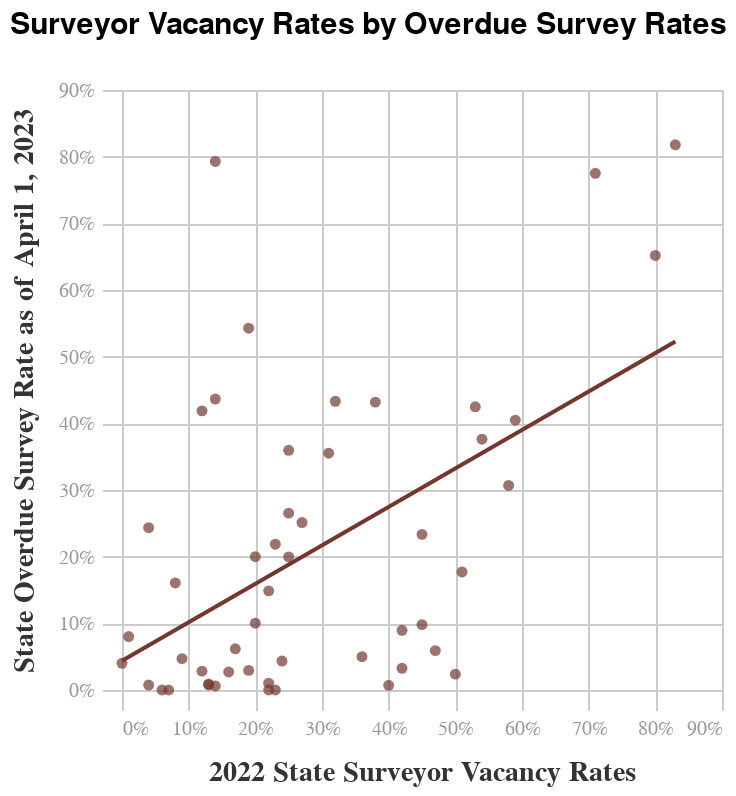

This figure's notebook cell:
### Code cell
vacancy_overdue_chart = alt.Chart(vacancy_overdue_df).mark_circle(color='#74372F').encode(alt.X('2022_prop_vacancy', title='2022 State Surveyor Vacancy Rates', axis=alt.Axis(format='%')), 
                                                                          alt.Y('prop_overdue',title='State Overdue Survey Rate as of April 1, 2023', axis=alt.Axis(format='%')
                                                                               ))
# state_labels = vacancy_overdue_chart.mark_text(fontSize=7).encode(text='state_code')
vacancy_overdue_chart = vacancy_overdue_chart + vacancy_overdue_chart.transform_regression('2022_prop_vacancy','prop_overdue').mark_line(color='#74372F')
vacancy_overdue_chart = vacancy_overdue_chart.properties(background='white', title=alt.TitleParams(text='Surveyor Vacancy Rates by Overdue Survey Rates', fontSize=15))
vacancy_overdue_chart.save('/Users/ghazalin/NH_inspections_static/images/surveyor_vacancy_by_overdue_survey_scatter.svg')
display(vacancy_overdue_chart)

### Figure 1 — Vega specification as saved in the notebook (floating-point values rounded to 4 significant figures)
{"$schema": "https://vega.github.io/schema/vega/v5.json", "data": [{"name": "source_0", "values": [{"State": "Alabama", "state_code": "AL", "2002_prop_vacancy": "0.1", "2022_prop_vacancy": 0.8, "overdue_ind": 146, "NH_count": 224, "prop_overdue": 0.6518, "_merge": "both"}, {"State": "Alaska", "state_code": "AK", "2002_prop_vacancy": "0.22", "2022_prop_vacancy": 0.36, "overdue_ind": 1, "NH_count": 20, "prop_overdue": 0.05, "_merge": "both"}, {"State": "Arizona", "state_code": "AZ", "2002_prop_vacancy": "0.24", "2022_prop_vacancy": 0.4, "overdue_ind": 1, "NH_count": 142, "prop_overdue": 0.007042, "_merge": "both"}, {"State": "Arkansas", "state_code": "AR", "2002_prop_vacancy": "0.2", "2022_prop_vacancy": 0.47, "overdue_ind": 13, "NH_count": 220, "prop_overdue": 0.05909, "_merge": "both"}, {"State": "California", "state_code": "CA", "2002_prop_vacancy": "0.06", "2022_prop_vacancy": 0.14, "overdue_ind": 508, "NH_count": 1164, "prop_overdue": 0.4364, "_merge": "both"}, {"State": "Colorado", "state_code": "CO", "2002_prop_vacancy": "0.17", "2022_prop_vacancy": 0.27, "overdue_ind": 53, "NH_count": 211, "prop_overdue": 0.2512, "_merge": "both"}, {"State": "Connecticut", "state_code": "CT", "2002_prop_vacancy": "0.01", "2022_prop_vacancy": 0.32, "overdue_ind": 84, "NH_count": 194, "prop_overdue": 0.433, "_merge": "both"}, {"State": "Delaware", "state_code": "DE", "2002_prop_vacancy": "--", "2022_prop_vacancy": 0.38, "overdue_ind": 19, "NH_count": 44, "prop_overdue": 0.4318, "_merge": "both"}, {"State": "Florida", "state_code": "FL", "2002_prop_vacancy": "0.08", "2022_prop_vacancy": 0.25, "overdue_ind": 139, "NH_count": 696, "prop_overdue": 0.1997, "_merge": "both"}, {"State": "Georgia", "state_code": "GA", "2002_prop_vacancy": "0.14", "2022_prop_vacancy": 0.45, "overdue_ind": 35, "NH_count": 357, "prop_overdue": 0.09804, "_merge": "both"}, {"State": "Hawai’i", "state_code": "HI", "2002_prop_vacancy": "0.17", "2022_prop_vacancy": 0.5, "overdue_ind": 1, "NH_count": 42, "prop_overdue": 0.02381, "_merge": "both"}, {"State": "Idaho", "state_code": "ID", "2002_prop_vacancy": "0", "2022_prop_vacancy": 0.71, "overdue_ind": 62, "NH_count": 80, "prop_overdue": 0.775, "_merge": "both"}, {"State": "Illinois", "state_code": "IL", "2002_prop_vacancy": "0.05", "2022_prop_vacancy": 0.22, "overdue_ind": 7, "NH_count": 680, "prop_overdue": 0.01029, "_merge": "both"}, {"State": "Indiana", "state_code": "IN", "2002_prop_vacancy": "0.18", "2022_prop_vacancy": 0.01, "overdue_ind": 41, "NH_count": 511, "prop_overdue": 0.08023, "_merge": "both"}, {"State": "Iowa", "state_code": "IA", "2002_prop_vacancy": "0", "2022_prop_vacancy": 0.09, "overdue_ind": 19, "NH_count": 404, "prop_overdue": 0.04703, "_merge": "both"}, {"State": "Kansas", "state_code": "KS", "2002_prop_vacancy": "0.04", "2022_prop_vacancy": 0.51, "overdue_ind": 54, "NH_count": 305, "prop_overdue": 0.177, "_merge": "both"}, {"State": "Kentucky", "state_code": "KY", "2002_prop_vacancy": "0.17", "2022_prop_vacancy": 0.83, "overdue_ind": 220, "NH_count": 269, "prop_overdue": 0.8178, "_merge": "both"}, {"State": "Louisiana", "state_code": "LA", "2002_prop_vacancy": "0.06", "2022_prop_vacancy": 0.04, "overdue_ind": 2, "NH_count": 267, "prop_overdue": 0.007491, "_merge": "both"}, {"State": "Maine", "state_code": "ME", "2002_prop_vacancy": "0.09", "2022_prop_vacancy": 0.2, "overdue_ind": 16, "NH_count": 80, "prop_overdue": 0.2, "_merge": "both"}, {"State": "Maryland", "state_code": "MD", "2002_prop_vacancy": "0.09", "2022_prop_vacancy": 0.14, "overdue_ind": 176, "NH_count": 222, "prop_overdue": 0.7928, "_merge": "both"}, {"State": "Massachusetts", "state_code": "MA", "2002_prop_vacancy": "0.14", "2022_prop_vacancy": 0.04, "overdue_ind": 84, "NH_count": 345, "prop_overdue": 0.2435, "_merge": "both"}, {"State": "Michigan", "state_code": "MI", "2002_prop_vacancy": "0.05", "2022_prop_vacancy": 0.12, "overdue_ind": 12, "NH_count": 424, "prop_overdue": 0.0283, "_merge": "both"}, {"State": "Minnesota", "state_code": "MN", "2002_prop_vacancy": "0.17", "2022_prop_vacancy": 0.22, "overdue_ind": 51, "NH_count": 343, "prop_overdue": 0.1487, "_merge": "both"}, {"State": "Mississippi", "state_code": "MS", "2002_prop_vacancy": "--", "2022_prop_vacancy": 0.54, "overdue_ind": 76, "NH_count": 202, "prop_overdue": 0.3762, "_merge": "both"}, {"State": "Missouri", "state_code": "MO", "2002_prop_vacancy": "0.11", "2022_prop_vacancy": 0.12, "overdue_ind": 206, "NH_count": 492, "prop_overdue": 0.4187, "_merge": "both"}, {"State": "Montana", "state_code": "MT", "2002_prop_vacancy": "--", "2022_prop_vacancy": 0.23, "overdue_ind": 0, "NH_count": 59, "prop_overdue": 0.0, "_merge": "both"}, {"State": "Nebraska", "state_code": "NE", "2002_prop_vacancy": "0.06", "2022_prop_vacancy": 0.24, "overdue_ind": 8, "NH_count": 184, "prop_overdue": 0.04348, "_merge": "both"}, {"State": "Nevada", "state_code": "NV", "2002_prop_vacancy": "--", "2022_prop_vacancy": 0.42, "overdue_ind": 6, "NH_count": 67, "prop_overdue": 0.08955, "_merge": "both"}, {"State": "New Hampshire", "state_code": "NH", "2002_prop_vacancy": "0.12", "2022_prop_vacancy": 0.16, "overdue_ind": 2, "NH_count": 74, "prop_overdue": 0.02703, "_merge": "both"}, {"State": "New Jersey", "state_code": "NJ", "2002_prop_vacancy": "0.23", "2022_prop_vacancy": 0.53, "overdue_ind": 147, "NH_count": 346, "prop_overdue": 0.4249, "_merge": "both"}, {"State": "New Mexico", "state_code": "NM", "2002_prop_vacancy": "0.34", "2022_prop_vacancy": 0.19, "overdue_ind": 2, "NH_count": 68, "prop_overdue": 0.02941, "_merge": "both"}, {"State": "New York", "state_code": "NY", "2002_prop_vacancy": "0.04", "2022_prop_vacancy": 0.59, "overdue_ind": 244, "NH_count": 603, "prop_overdue": 0.4046, "_merge": "both"}, {"State": "North Carolina", "state_code": "NC", "2002_prop_vacancy": "0.18", "2022_prop_vacancy": 0.2, "overdue_ind": 42, "NH_count": 419, "prop_overdue": 0.1002, "_merge": "both"}, {"State": "North Dakota", "state_code": "ND", "2002_prop_vacancy": "--", "2022_prop_vacancy": 0.0, "overdue_ind": 3, "NH_count": 75, "prop_overdue": 0.04, "_merge": "both"}, {"State": "Ohio", "state_code": "OH", "2002_prop_vacancy": "0.05", "2022_prop_vacancy": 0.25, "overdue_ind": 334, "NH_count": 929, "prop_overdue": 0.3595, "_merge": "both"}, {"State": "Oklahoma", "state_code": "OK", "2002_prop_vacancy": "0.04", "2022_prop_vacancy": 0.45, "overdue_ind": 67, "NH_count": 287, "prop_overdue": 0.2334, "_merge": "both"}, {"State": "Oregon", "state_code": "OR", "2002_prop_vacancy": "0.12", "2022_prop_vacancy": 0.23, "overdue_ind": 28, "NH_count": 128, "prop_overdue": 0.2188, "_merge": "both"}, {"State": "Pennsylvania", "state_code": "PA", "2002_prop_vacancy": "0.07", "2022_prop_vacancy": 0.13, "overdue_ind": 6, "NH_count": 668, "prop_overdue": 0.008982, "_merge": "both"}, {"State": "Rhode Island", "state_code": "RI", "2002_prop_vacancy": "0.13", "2022_prop_vacancy": 0.07, "overdue_ind": 0, "NH_count": 74, "prop_overdue": 0.0, "_merge": "both"}, {"State": "South Carolina", "state_code": "SC", "2002_prop_vacancy": "--", "2022_prop_vacancy": 0.58, "overdue_ind": 58, "NH_count": 189, "prop_overdue": 0.3069, "_merge": "both"}, {"State": "South Dakota", "state_code": "SD", "2002_prop_vacancy": "0", "2022_prop_vacancy": 0.17, "overdue_ind": 6, "NH_count": 97, "prop_overdue": 0.06186, "_merge": "both"}, {"State": "Tennessee", "state_code": "TN", "2002_prop_vacancy": "0.18", "2022_prop_vacancy": 0.19, "overdue_ind": 165, "NH_count": 304, "prop_overdue": 0.5428, "_merge": "both"}, {"State": "Texas", "state_code": "TX", "2002_prop_vacancy": "0.2", "2022_prop_vacancy": 0.13, "overdue_ind": 9, "NH_count": 1185, "prop_overdue": 0.007595, "_merge": "both"}, {"State": "Utah", "state_code": "UT", "2002_prop_vacancy": "0.08", "2022_prop_vacancy": 0.25, "overdue_ind": 26, "NH_count": 98, "prop_overdue": 0.2653, "_merge": "both"}, {"State": "Vermont", "state_code": "VT", "2002_prop_vacancy": "--", "2022_prop_vacancy": 0.06, "overdue_ind": 0, "NH_count": 34, "prop_overdue": 0.0, "_merge": "both"}, {"State": "Virginia", "state_code": "VA", "2002_prop_vacancy": "0.05", "2022_prop_vacancy": 0.31, "overdue_ind": 103, "NH_count": 290, "prop_overdue": 0.3552, "_merge": "both"}, {"State": "Washington", "state_code": "WA", "2002_prop_vacancy": "0", "2022_prop_vacancy": 0.08, "overdue_ind": 31, "NH_count": 193, "prop_overdue": 0.1606, "_merge": "both"}, {"State": "West Virginia", "state_code": "WV", "2002_prop_vacancy": "--", "2022_prop_vacancy": 0.42, "overdue_ind": 4, "NH_count": 123, "prop_overdue": 0.03252, "_merge": "both"}, {"State": "Wisconsin", "state_code": "WI", "2002_prop_vacancy": "0.15", "2022_prop_vacancy": 0.14, "overdue_ind": 2, "NH_count": 326, "prop_overdue": 0.006135, "_merge": "both"}, {"State": "Wyoming", "state_code": "WY", "2002_prop_vacancy": "--", "2022_prop_vacancy": 0.22, "overdue_ind": 0, "NH_count": 35, "prop_overdue": 0.0, "_merge": "both"}]}, {"name": "data_0", "values": [{"2022_prop_vacancy": 0.8, "prop_overdue": 0.6518}, {"2022_prop_vacancy": 0.36, "prop_overdue": 0.05}, {"2022_prop_vacancy": 0.4, "prop_overdue": 0.007042}, {"2022_prop_vacancy": 0.47, "prop_overdue": 0.05909}, {"2022_prop_vacancy": 0.14, "prop_overdue": 0.4364}, {"2022_prop_vacancy": 0.27, "prop_overdue": 0.2512}, {"2022_prop_vacancy": 0.32, "prop_overdue": 0.433}, {"2022_prop_vacancy": 0.38, "prop_overdue": 0.4318}, {"2022_prop_vacancy": 0.25, "prop_overdue": 0.1997}, {"2022_prop_vacancy": 0.45, "prop_overdue": 0.09804}, {"2022_prop_vacancy": 0.5, "prop_overdue": 0.02381}, {"2022_prop_vacancy": 0.71, "prop_overdue": 0.775}, {"2022_prop_vacancy": 0.22, "prop_overdue": 0.01029}, {"2022_prop_vacancy": 0.01, "prop_overdue": 0.08023}, {"2022_prop_vacancy": 0.09, "prop_overdue": 0.04703}, {"2022_prop_vacancy": 0.51, "prop_overdue": 0.177}, {"2022_prop_vacancy": 0.83, "prop_overdue": 0.8178}, {"2022_prop_vacancy": 0.04, "prop_overdue": 0.007491}, {"2022_prop_vacancy": 0.2, "prop_overdue": 0.2}, {"2022_prop_vacancy": 0.14, "prop_overdue": 0.7928}, {"2022_prop_vacancy": 0.04, "prop_overdue": 0.2435}, {"2022_prop_vacancy": 0.12, "prop_overdue": 0.0283}, {"2022_prop_vacancy": 0.22, "prop_overdue": 0.1487}, {"2022_prop_vacancy": 0.54, "prop_overdue": 0.3762}, {"2022_prop_vacancy": 0.12, "prop_overdue": 0.4187}, {"2022_prop_vacancy": 0.23, "prop_overdue": 0.0}, {"2022_prop_vacancy": 0.24, "prop_overdue": 0.04348}, {"2022_prop_vacancy": 0.42, "prop_overdue": 0.08955}, {"2022_prop_vacancy": 0.16, "prop_overdue": 0.02703}, {"2022_prop_vacancy": 0.53, "prop_overdue": 0.4249}, {"2022_prop_vacancy": 0.19, "prop_overdue": 0.02941}, {"2022_prop_vacancy": 0.59, "prop_overdue": 0.4046}, {"2022_prop_vacancy": 0.2, "prop_overdue": 0.1002}, {"2022_prop_vacancy": 0.0, "prop_overdue": 0.04}, {"2022_prop_vacancy": 0.25, "prop_overdue": 0.3595}, {"2022_prop_vacancy": 0.45, "prop_overdue": 0.2334}, {"2022_prop_vacancy": 0.23, "prop_overdue": 0.2188}, {"2022_prop_vacancy": 0.13, "prop_overdue": 0.008982}, {"2022_prop_vacancy": 0.07, "prop_overdue": 0.0}, {"2022_prop_vacancy": 0.58, "prop_overdue": 0.3069}, {"2022_prop_vacancy": 0.17, "prop_overdue": 0.06186}, {"2022_prop_vacancy": 0.19, "prop_overdue": 0.5428}, {"2022_prop_vacancy": 0.13, "prop_overdue": 0.007595}, {"2022_prop_vacancy": 0.25, "prop_overdue": 0.2653}, {"2022_prop_vacancy": 0.06, "prop_overdue": 0.0}, {"2022_prop_vacancy": 0.31, "prop_overdue": 0.3552}, {"2022_prop_vacancy": 0.08, "prop_overdue": 0.1606}, {"2022_prop_vacancy": 0.42, "prop_overdue": 0.03252}, {"2022_prop_vacancy": 0.14, "prop_overdue": 0.006135}, {"2022_prop_vacancy": 0.22, "prop_overdue": 0.0}]}, {"name": "data_1", "source": "source_0", "transform": [{"type": "regression", "y": "prop_overdue", "x": "2022_prop_vacancy", "as": ["2022_prop_vacancy", "prop_overdue"]}, {"type": "project", "fields": ["2022_prop_vacancy", "prop_overdue"]}]}], "marks": [{"type": "symbol", "name": "layer_0_marks", "from": {"data": "data_0"}, "encode": {"update": {"x": {"field": "2022_prop_vacancy", "scale": "x"}, "fill": {"value": "#74372F"}, "shape": {"value": "circle"}, "y": {"field": "prop_overdue", "scale": "y"}, "opacity": {"value": 0.7}}}, "style": ["circle"]}, {"type": "line", "name": "layer_1_marks", "from": {"data": "data_1"}, "sort": {"field": "x"}, "encode": {"update": {"strokeWidth": {"value": 2}, "y": {"field": "prop_overdue", "scale": "y"}, "stroke": {"value": "#74372F"}, "x": {"field": "2022_prop_vacancy", "scale": "x"}, "defined": {"signal": "isValid(datum[\"2022_prop_vacancy\"]) && isFinite(+datum[\"2022_prop_vacancy\"]) && isValid(datum[\"prop_overdue\"]) && isFinite(+datum[\"prop_overdue\"])"}}}, "style": ["line"]}], "scales": [{"name": "x", "type": "linear", "domain": {"fields": [{"data": "data_0", "field": "2022_prop_vacancy"}, {"data": "data_1", "field": "2022_prop_vacancy"}]}, "range": [0, {"signal": "width"}], "nice": true, "zero": true}, {"name": "y", "type": "linear", "domain": {"fields": [{"data": "data_0", "field": "prop_overdue"}, {"data": "data_1", "field": "prop_overdue"}]}, "range": [{"signal": "height"}, 0], "zero": true, "nice": true}], "axes": [{"scale": "x", "tickCount": {"signal": "ceil(width/40)"}, "grid": true, "zindex": 0, "maxExtent": 0, "orient": "bottom", "minExtent": 0, "labels": false, "gridScale": "y", "ticks": false, "aria": false, "domain": false}, {"scale": "y", "orient": "left", "domain": false, "grid": true, "zindex": 0, "labels": false, "gridScale": "x", "maxExtent": 0, "minExtent": 0, "ticks": false, "aria": false, "tickCount": {"signal": "ceil(height/40)"}}, {"scale": "x", "format": "%", "zindex": 0, "labelOverlap": true, "tickCount": {"signal": "ceil(width/40)"}, "orient": "bottom", "grid": false, "title": "2022 State Surveyor Vacancy Rates", "labelFlush": true}, {"scale": "y", "grid": false, "title": "State Overdue Survey Rate as of April 1, 2023", "labelOverlap": true, "tickCount": {"signal": "ceil(height/40)"}, "orient": "left", "zindex": 0, "format": "%"}], "title": {"text": "Surveyor Vacancy Rates by Overdue Survey Rates", "fontSize": 15, "anchor": "start", "offset": 20}, "usermeta": {"embedOptions": {"theme": "fivethirtyeight"}}, "config": {"group": {"fill": "#f0f0f0"}, "path": {"stroke": "#30a2da", "strokeWidth": 0.5}, "range": {"category": ["#30a2da", "#fc4f30", "#e5ae38", "#6d904f", "#8b8b8b", "#b96db8", "#ff9e27", "#56cc60", "#52d2ca", "#52689e", "#545454", "#9fe4f8"], "diverging": ["#cc0020", "#e77866", "#f6e7e1", "#d6e8ed", "#91bfd9", "#1d78b5"], "heatmap": ["#d6e8ed", "#cee0e5", "#91bfd9", "#549cc6", "#1d78b5"]}, "shape": {"stroke": "#30a2da"}, "axis": {"domainColor": "#cbcbcb", "grid": true, "gridColor": "#cbcbcb", "gridWidth": 1, "labelColor": "#999", "labelFontSize": 10, "titleColor": "#333", "tickColor": "#cbcbcb", "tickSize": 10, "titleFontSize": 14, "titlePadding": 10, "labelPadding": 4}, "axisBand": {"grid": false}, "legend": {"labelColor": "#333", "labelFontSize": 11, "padding": 1, "symbolSize": 30, "symbolType": "square", "titleColor": "#333", "titleFontSize": 14, "titlePadding": 10}, "style": {"arc": {"fill": "#30a2da"}, "area": {"fill": "#30a2da"}, "bar": {"fill": "#30a2da", "stroke": null}, "line": {"stroke": "#30a2da", "strokeWidth": 2}, "point": {"shape": "circle"}, "rect": {"fill": "#30a2da"}, "group-title": {"fontSize": 24, "fontWeight": 600}}}, "style": "cell", "height": 300, "background": "white", "padding": 5, "width": 300}
